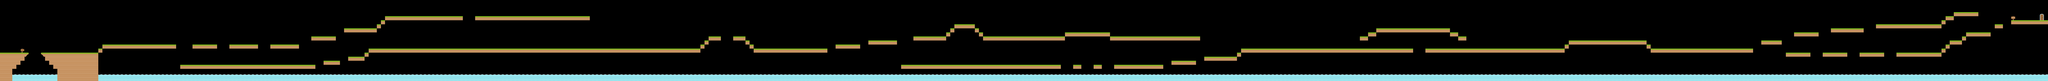

This is a level from a 2D game, rendered from its Tiled map with the project's own tilesets. A one-line summary and the map file follow, with tile-layer data summarised:
An orthogonal 500x20 tile map with 70x70 px tiles, 1 tile layer (Tile Layer 1) and 391 objects (282x Item, 83x Floor, 22x Enemy, 2x DieZone, Player, ...).

<map version="1.0" orientation="orthogonal" renderorder="right-down" width="500" height="20" tilewidth="70" tileheight="70">
 <tileset firstgid="1" name="tiles_spritesheet" tilewidth="70" tileheight="70" spacing="2">
  <image source="tiles_spritesheet.png" width="914" height="936" />
 </tileset>
 <layer name="Tile Layer 1" width="500" height="20">
  <data>[10000 cells, 1739 non-empty, 10 distinct tile ids]</data>
 </layer>
 <objectgroup name="Objects">
  <!-- 391 objects omitted --></objectgroup>
</map>
<!-- 391 of 391 objects omitted -->
